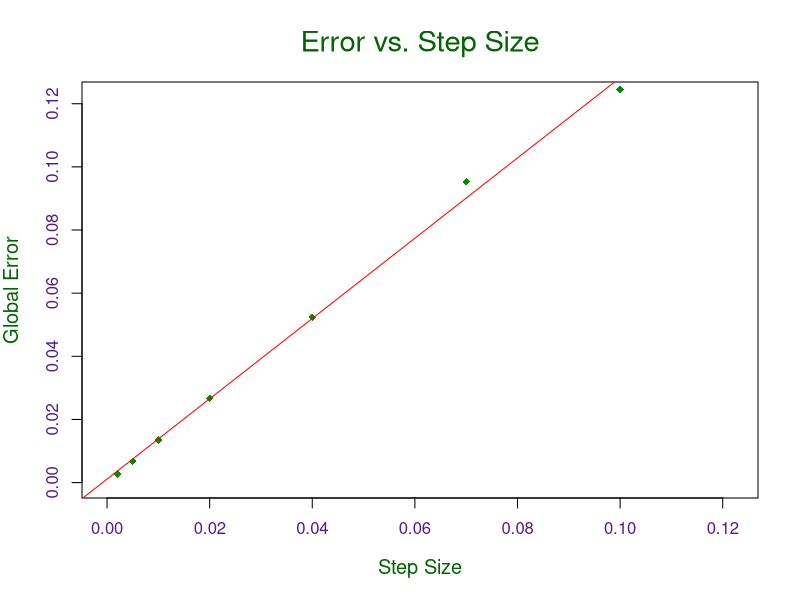

Write the R code that produced this figure. (Note: this script raises an error after producing the figure.)
# DESCRIPTION : Error vs Step Size in Euler, Best Fit Line
# The global error bound in Euler's algorithm is proportional to the indicated step size.
# This program will plot the best fit line for seven different step sizes, displaying the errors 
# against the step sizes and likewise the proportionality constant by taking the slope.

# Write to PNG
png("Error_vs_StepSize.png", width = 700, height = 700)

# Create vector to hold step sizes
step_size = c(0.0020, 0.0050, 0.0100, 0.0200, 0.0400, 0.0700, 0.1000)

# Create vector to hold the global error
# Global error values calculated using Phaser
global_error = c(0.0027133078, 0.006764706, 0.0134679991, 0.0266937994,
0.052445497, 0.095246482, 0.1245393684)

# Plot errors against step size
plot(step_size, global_error, main = "Error vs. Step Size",
        font.main = 17,
        font.lab = 16,
        ylim = c(0, 0.122),
        xlim = c(0, 0.122),
        xlab = "Step Size",
        ylab = "Global Error",
        pch = 18,
        col.main = "darkgreen",
        col.lab = "darkgreen",
        col.axis = "purple4",
        col = "green4",
        cex.main = 1.75, cex.lab = 1.2, cex.axis = 1)

# Create best fit line
best_fit_line = lm(global_error ~ step_size)

# Display best fit line
abline(best_fit_line, col = "red")

# Display statistics, such as slope and y intercept
print(summary(best_fit_line))
print(coef(best_fit_lint))

# Legend Creation
legend("bottomright", legend = c("Best Fit Line"),
lty = 1,
col = c("red"))
dev.off()
